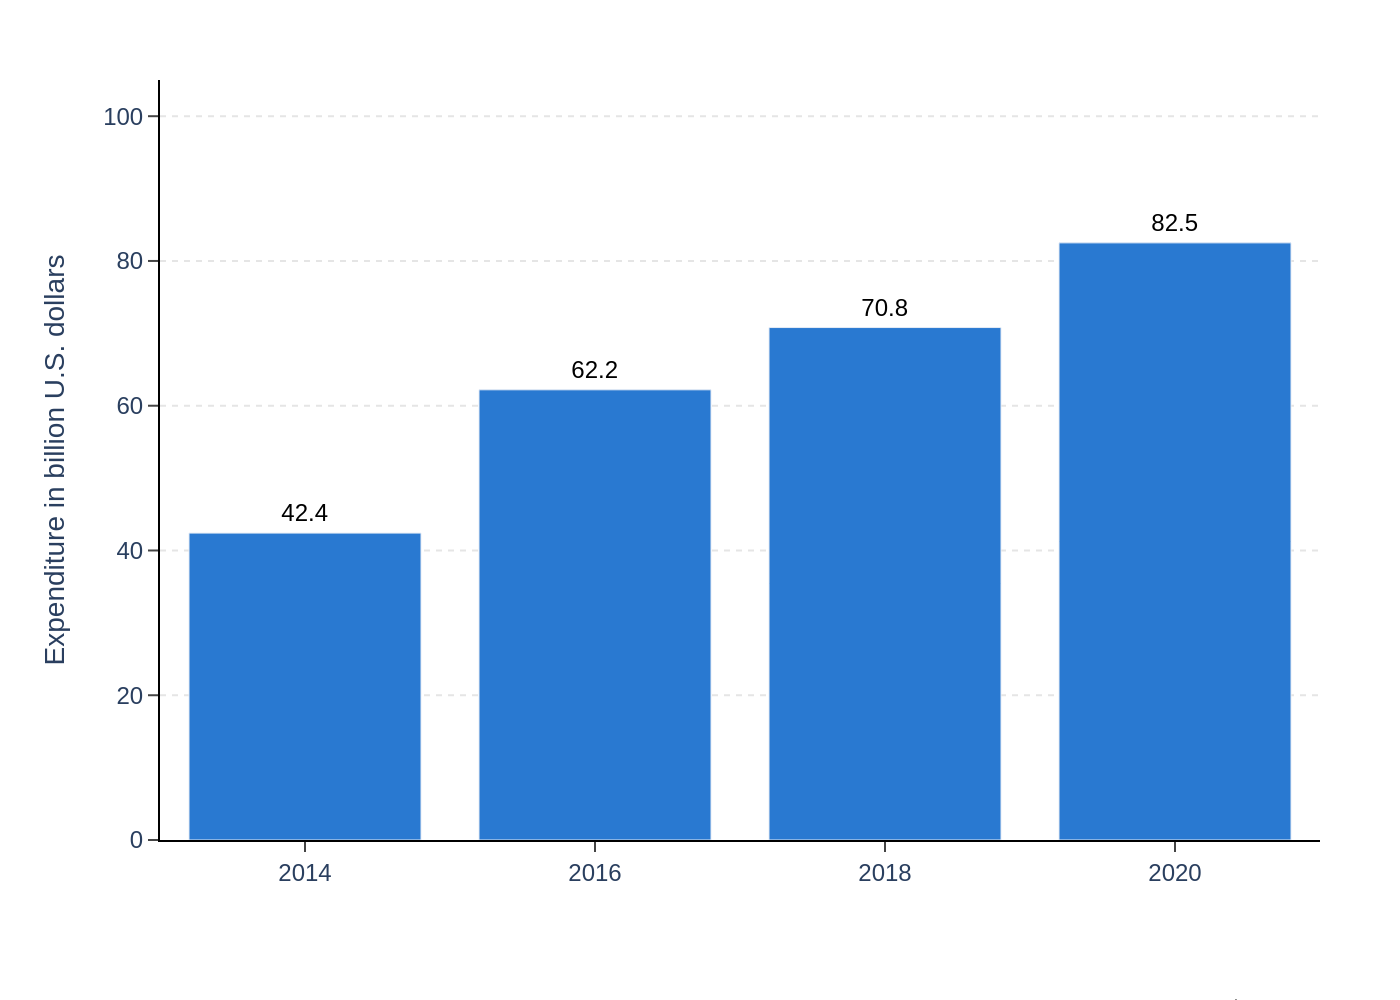

Python code for this plot:
import sys
import json
import plotly.graph_objects as go

# Ensure a JSON file path is provided as a command-line argument
if len(sys.argv) != 2:
    print("Usage: python recreate_chart.py <path_to_json_file>")
    sys.exit(1)

json_path = sys.argv[1]

# Read the chart data and configuration from the specified JSON file
try:
    with open(json_path, 'r', encoding='utf-8') as f:
        chart_info = json.load(f)
except FileNotFoundError:
    print(f"Error: The file '{json_path}' was not found.")
    sys.exit(1)
except json.JSONDecodeError:
    print(f"Error: The file '{json_path}' contains invalid JSON.")
    sys.exit(1)

# Extract data, texts, and colors from the loaded JSON
chart_data = chart_info.get('chart_data', [])
texts = chart_info.get('texts', {})
colors = chart_info.get('colors', [])

# Prepare data series for Plotly
categories = [item['category'] for item in chart_data]
values = [item['value'] for item in chart_data]

# Initialize the figure
fig = go.Figure()

# Add the bar trace to the figure
fig.add_trace(go.Bar(
    x=categories,
    y=values,
    text=values,
    textposition='outside',
    marker_color=colors[0] if colors else None,
    cliponaxis=False,  # Prevents text on the highest bar from being clipped
    textfont=dict(
        family="Arial",
        size=12,
        color='black'
    )
))

# Combine source and note for the annotation
source_text = texts.get('source', '') or ''
note_text = texts.get('note', '') or ''
if source_text and note_text:
    source_display_text = f"{source_text}<br>{note_text}"
else:
    source_display_text = source_text or note_text

# Update the figure layout for a clean, professional appearance
fig.update_layout(
    font_family="Arial",
    plot_bgcolor='white',
    showlegend=False,
    xaxis=dict(
        showgrid=False,
        linecolor='black',
        ticks='outside'
    ),
    yaxis=dict(
        title_text=texts.get('y_axis_title'),
        gridcolor='#E5E5E5',
        gridwidth=1,
        griddash='dot',
        zeroline=False,
        range=[0, 105], # Provides padding for the top data label
        tickmode='linear',
        tick0=0,
        dtick=20,
        linecolor='black',
        ticks='outside'
    ),
    margin=dict(l=80, r=40, t=40, b=80),
)

# Add an annotation for the source text if it exists
if source_display_text:
    fig.add_annotation(
        showarrow=False,
        xref='paper',
        yref='paper',
        x=1,
        y=-0.20,
        xanchor='right',
        yanchor='top',
        text=source_display_text,
        font=dict(
            family="Arial",
            size=10,
            color='grey'
        )
    )

# Determine the output filename from the input JSON path
base_name = json_path.rsplit('/', 1)[-1].rsplit('\\', 1)[-1]
output_filename = base_name.rsplit('.', 1)[0] + '.png'

# Write the figure to a high-resolution PNG image file
fig.write_image(output_filename, scale=2)

print(f"Chart successfully generated and saved as {output_filename}")
